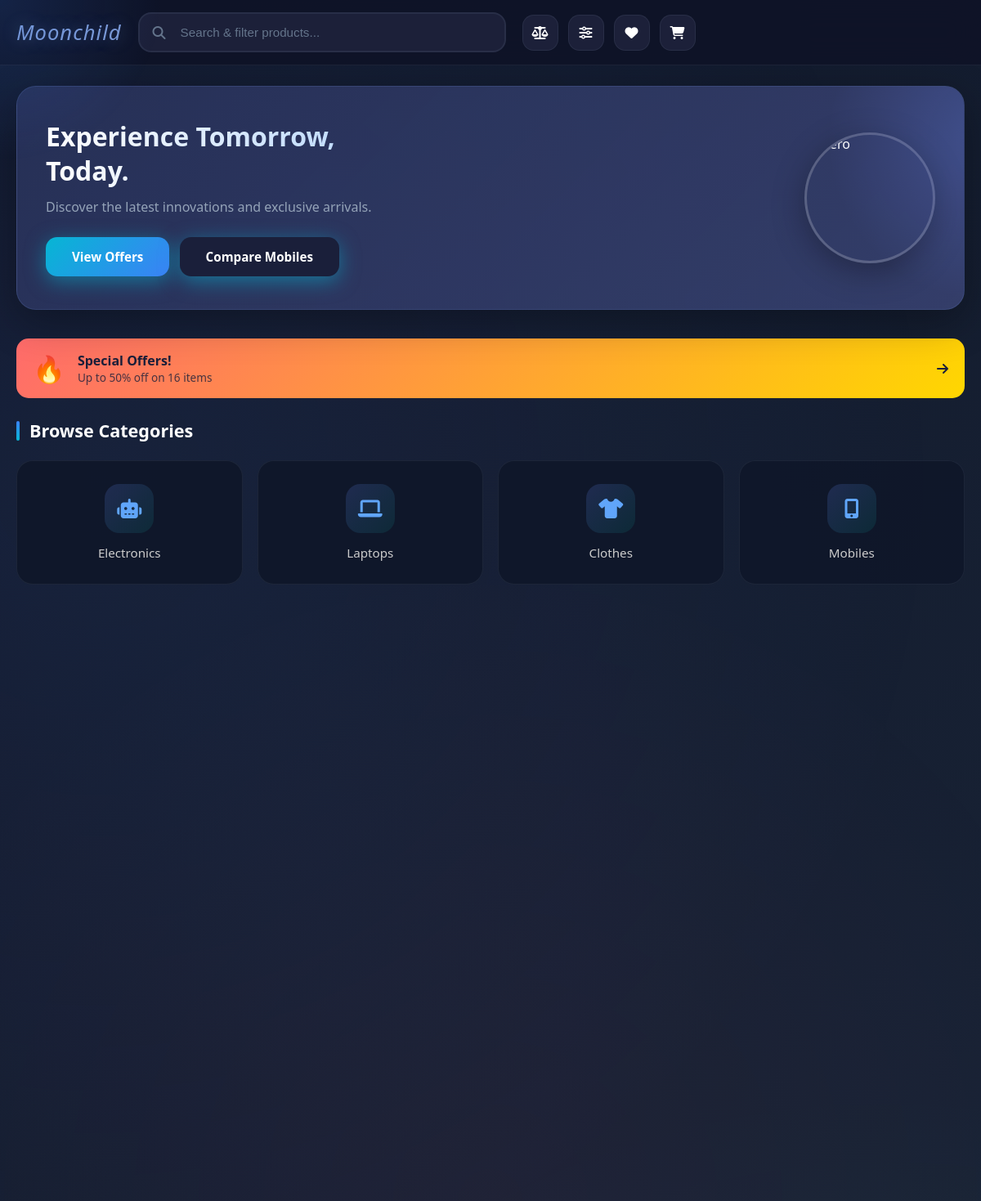
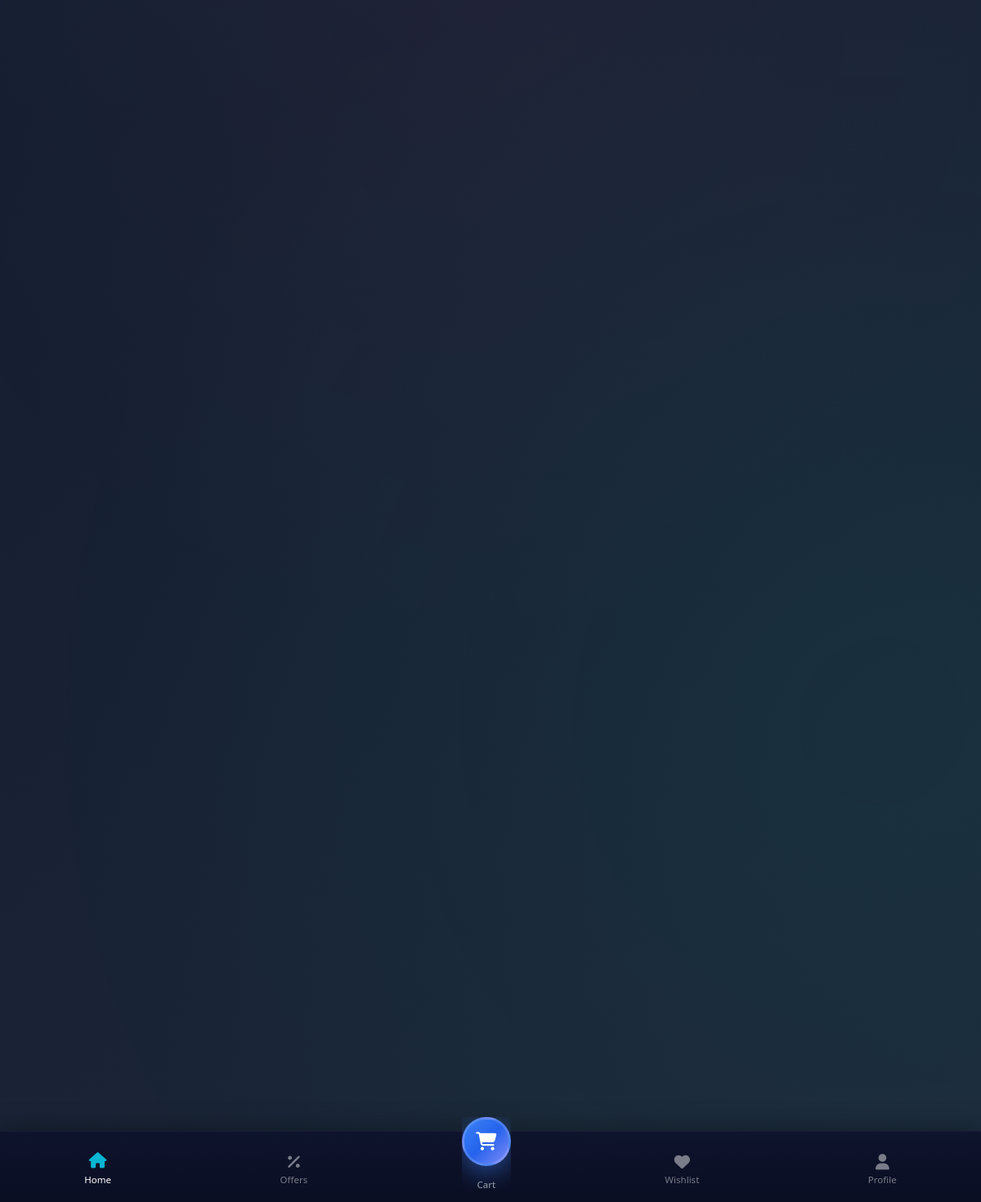
Screenshot of /home.php (signed in) with the database file from the repository (2 pictures, top to bottom).
### tables this page shows
CREATE TABLE categories (
    id INT AUTO_INCREMENT PRIMARY KEY,
    name VARCHAR(100) NOT NULL,
    icon VARCHAR(50) DEFAULT 'fas fa-box',
    created_at TIMESTAMP DEFAULT CURRENT_TIMESTAMP
);

### home.php (shortened to what this page needs)
<?php
require_once 'config.php';
$cat_stmt = $conn->query("SELECT * FROM categories");
$categories = $cat_stmt->fetchAll(PDO::FETCH_ASSOC);
$offer_stmt = $conn->query("SELECT COUNT(*) as count, MAX(discount) as max_discount FROM products WHERE discount > 0");
$offer_info = $offer_stmt->fetch(PDO::FETCH_ASSOC);
?>
<!DOCTYPE html>
<html lang="en">
<head>
    <link rel="stylesheet" href="shop.css?v=3.0">
    <link rel="stylesheet" href="https://cdnjs.cloudflare.com/ajax/libs/font-awesome/6.4.0/css/all.min.css">
</head>
<body>
    <header class="header">
        <div class="header-content">
            <h1 class="logo">Moonchild</h1>
            <form class="search-bar" action="search.php" method="GET">
                <i class="fas fa-search"></i>
                <input type="text" name="q" placeholder="Search & filter products...">
            </form>
            <div class="header-icons">
                <a href="compare.php" class="icon-btn" title="Compare mobiles">
                    <i class="fas fa-balance-scale"></i>
                </a>
                <a href="search.php" class="icon-btn" title="Filters">
                    <i class="fas fa-sliders-h"></i>
                </a>
                <a href="wishlist.php" class="icon-btn">
                    <i class="fas fa-heart"></i>
                </a>
                <a href="cart.php" class="icon-btn">
                    <i class="fas fa-shopping-cart"></i>
                </a>
            </div>
        </div>
    </header>
    <main class="main-content">
        <section class="hero-banner">
            <div class="hero-content">
                <h2>Experience Tomorrow,<br>Today.</h2>
                <p>Discover the latest innovations and exclusive arrivals.</p>
                <a href="offers.php" class="btn-primary">View Offers</a>
                <a href="compare.php" class="btn-primary" style="margin-left:8px;background:#1a1f3a;">Compare Mobiles</a>
            </div>
            <div class="hero-image">
                <img src="https://images.unsplash.com/photo-1526374965328-7f61d4dc18c5?w=400" alt="Hero">
            </div>
        </section>
        <?php if($offer_info['count'] > 0): ?>
        <a href="offers.php" class="offers-banner" style="display: block; background: linear-gradient(135deg, #ff6b6b 0%, #ffd700 100%); border-radius: 15px; padding: 15px 20px; margin-bottom: 25px; text-decoration: none; display: flex; align-items: center; justify-content: space-between;">
            <div style="display: flex; align-items: center; gap: 15px;">
                <span style="font-size: 2rem;">🔥</span>
                <div>
                    <h4 style="color: #1a1f3a; margin: 0; font-size: 1rem;">Special Offers!</h4>
                    <p style="color: #1a1f3a; margin: 0; font-size: 0.85rem; opacity: 0.8;">Up to <?php echo $offer_info['max_discount']; ?>% off on <?php echo $offer_info['count']; ?> items</p>
                </div>
            </div>
            <i class="fas fa-arrow-right" style="color: #1a1f3a;"></i>
        </a>
        <?php endif; ?>
        <section class="section">
            <h3 class="section-title">Browse Categories</h3>
            <div class="categories-grid">
                <?php foreach($categories as $cat): ?>
                <a href="search.php?category=<?php echo $cat['id']; ?>" class="category-card">
                    <div class="category-icon">
                        <i class="<?php echo $cat['icon']; ?>"></i>
                    </div>
                    <span><?php echo htmlspecialchars($cat['name']); ?></span>
                </a>
                <?php endforeach; ?>
            </div>
        </section>
    </main>
    <nav class="bottom-nav">
        <a href="home.php" class="nav-item active">
            <i class="fas fa-home"></i>
            <span>Home</span>
        </a>
        <a href="offers.php" class="nav-item">
            <i class="fas fa-percent"></i>
            <span>Offers</span>
        </a>
        <a href="cart.php" class="nav-item center-btn">
            <div class="nav-icon-wrapper">
                <i class="fas fa-shopping-cart"></i>
            </div>
            <span>Cart</span>
        </a>
        <a href="wishlist.php" class="nav-item">
            <i class="fas fa-heart"></i>
            <span>Wishlist</span>
        </a>
        <a href="profile.php" class="nav-item">
            <i class="fas fa-user"></i>
            <span>Profile</span>
        </a>
    </nav>
</body>
</html>

### rows the page displays
categories: name "Electronics"
categories: name "Laptops"
categories: name "Clothes"
categories: name "Mobiles"

### other values shown
$offer_info['max_discount'] "50"
$offer_info['count'] "16"
